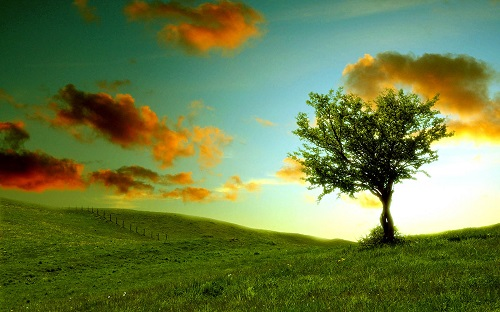
#> input picture gambar1_sm.jpg, 500 x 312 px
$ python 04-13.py
#> lines starting #> are read from the running program, lines starting #| are printed output that depends on the picture
# memanggil library opencv
from http.client import ImproperConnectionState
import importlib
import cv2
from matplotlib import pyplot as plt
from cv2 import waitKey
import numpy as np

# menyimpan gambar dengan fungsi imread dari OpenCV
img = cv2.imread("gambar1_sm.jpg")
#> img is the input picture: shape (312, 500, 3); mean B, G, R 68.9, 124, 106.3

cv2.imshow('gambar1', img)

H, W = img.shape[:2]
#> H = 312; W = 500
gray = np.zeros((H, W), np.uint8)
for i in range(H):
    for j in range(W):
        # Perhatikan format gambar B,G,R
        gray[i,j] = np.clip(0.299 * img[i, j, 2] + 0.587 * img[i, j, 1] + 0.114 * img[i, j, 0], 0, 255)
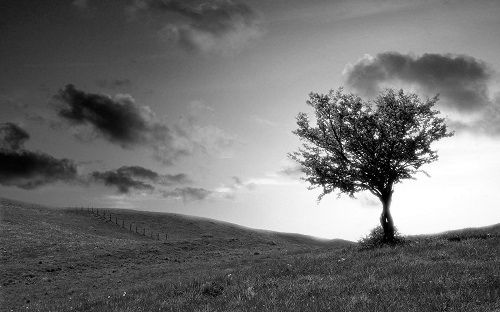
#> gray: shape (312, 500); min 0, max 255, mean 112

img2 = cv2.cvtColor(img, cv2.COLOR_BGR2RGB)
fig = plt.figure()
fig.add_subplot(211)
plt.imshow(img2)
fig.add_subplot(212)
plt.imshow(gray)
plt.show()
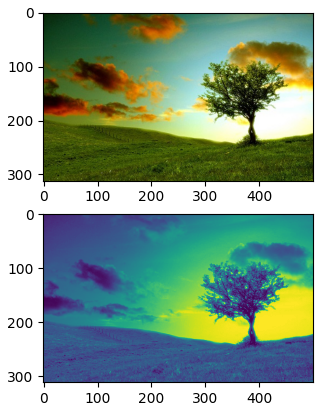
#> figure drawn by matplotlib, 2 panels

waitKey(0)

print(type(img))
#| <class 'numpy.ndarray'>
